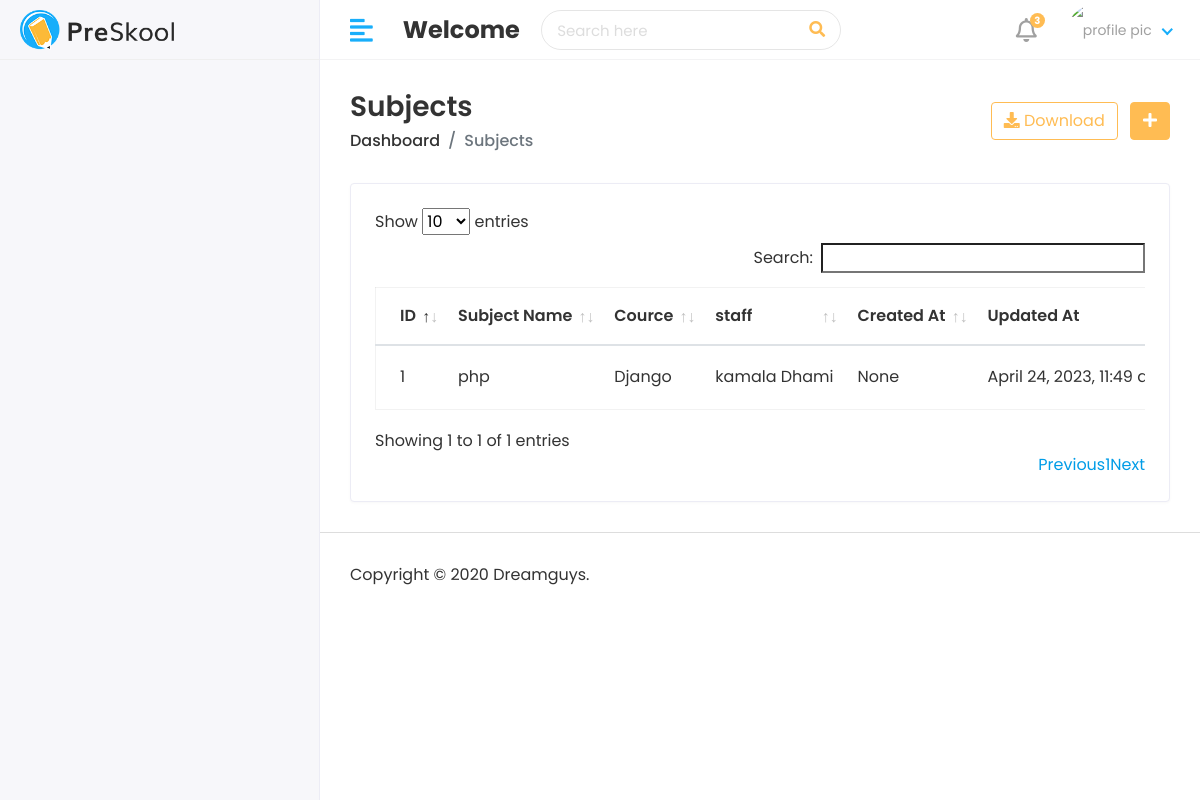
The app's page /hod/view-subject/ with its own data.
### app_attendance_system/models.py (models this page shows, shortened)
class Subject(models.Model):
    name=models.CharField(max_length=100)
    cource=models.ForeignKey(Cource, on_delete=models.CASCADE)
    staff= models.ForeignKey(Staff, on_delete=models.CASCADE)
    created_at=models.DateTimeField(auto_now_add=True, null=True)
    updated_at= models.DateTimeField(auto_now=True)

class Cource(models.Model):
    name= models.CharField(max_length=100)
    created_at= models.DateTimeField(auto_now=True)
    updated_at= models.DateTimeField(auto_now=True)
    def __str__(self):
        return self.name

class Staff(models.Model):
    admin=  models.OneToOneField(CustomUser, on_delete=models.CASCADE)
    address=models.TextField()
    gender=models.CharField(max_length=20)
    created_at=models.DateTimeField(auto_now_add=True)
    updated_at=models.DateTimeField(auto_now=True)

class CustomUser(AbstractUser):
    USER = {
        (1, 'HOD'),
        (2, 'STAFF'),
        (3, 'STUDENT'),
    }
    user_type= models.CharField(choices=USER, max_length=1, default=1)
    profile_pic = models.ImageField(upload_to='static/assets/img/profile_pic/')

### app_attendance_system/views.py (the view)
# urls.py: path('hod/view-subject/', views.ViewSubject, name='view-subject'),
def ViewSubject(request):
    subject= Subject.objects.all()
    context= {
        'subject':subject
    }
    return render(request, 'hod/view_subject.html', context)

### templates/hod/view_subject.html (shortened to what this page needs)
{% extends "layouts/master.html" %}
{% load static %}
{%block content %}
<div class="content container-fluid">
    <div class="page-header">
       <div class="row align-items-center">
          <div class="col">
             <h3 class="page-title">Subjects</h3>
             <ul class="breadcrumb">
                <li class="breadcrumb-item"><a href="index.html">Dashboard</a></li>
                <li class="breadcrumb-item active">Subjects</li>
             </ul>
          </div>
          <div class="col-auto text-right float-right ml-auto">
             <a href="#" class="btn btn-outline-primary mr-2"><i class="fas fa-download"></i> Download</a>
             <a href="add-student.html" class="btn btn-primary"><i class="fas fa-plus"></i></a>
          </div>
       </div>
    </div>
    <div class="row">
       <div class="col-sm-12">
          <div class="card card-table">
             <div class="card-body">
                <div class="table-responsive">
                   <table class="table table-hover table-center mb-0" id="table_id">
                      <thead>
                         <tr>
                            <th>ID</th>
                            <th>Subject Name</th>
                            <th>Cource</th>
                            <th>staff</th>
                            <th>Created At</th>
                            <th>Updated At</th>
                         </tr>
                      </thead>
                      <tbody>
                        {% for i in subject %}
                         <tr>
                            <td>{{ forloop.counter }}</td>
                            <td>{{i.name}}</td>
                            <td>{{i.cource}}</td>
                            <td>{{i.staff.admin.first_name}}&nbsp;{{i.staff.admin.last_name}}</td>
                            <td>{{i.created_at}}</td>
                            <td>{{i.updated_at}}</td>
                         </tr>
                         {% endfor %}
                      </tbody>
                   </table>
                </div>
             </div>
          </div>
       </div>
    </div>
 </div>
{% endblock %}

### static/assets/css/style.css (style rules this page uses)
html { height: 100%; }
body { background-color: #fff; color: #333; font-family: 'Poppins', sans-serif; font-size: 1rem; height: 100%; line-height: 1.5; overflow-x: hidden; }
h1, h2, h3, h4, h5, h6 { font-family: 'Poppins', sans-serif; margin-top: 0; }
a { color: #009ce7; }
input, button, a { transition: all 0.4s ease; -moz-transition: all 0.4s ease; -o-transition: all 0.4s ease; -ms-transition: all 0.4s ease; -webkit-transition: all 0.4s ease; }
ul, ol { padding: 0px; list-style: none; }
.table { color: #333; max-width: 100%; margin-bottom: 0; width: 100%; }
.table.dataTable { border-collapse: collapse !important; border: 1px solid rgba(0, 0, 0, 0.05); }
.table thead tr th { font-weight: 600; }
.table tbody tr { border-bottom: 1px solid rgba(0, 0, 0, 0.05); }
.table.table-center td, .table.table-center th { vertical-align: middle; }
.card-table .card-body .table > thead > tr > th { border-top: 0; }
.card-table .card-body .table tr td:first-child, .card-table .card-body .table tr th:first-child { padding-left: 1.5rem; }
.card-table .table td, .card-table .table th { border-top: 1px solid #e2e5e8; padding: 1rem 0.75rem; white-space: nowrap; }
.btn-primary { background-color: #FFBC53; border: 1px solid #FFBC53; }
.btn-outline-primary { color: #FFBC53; border-color: #FFBC53; }
.card { border: 1px solid #ececf5; box-shadow: 0 1px 3px 0 rgba(0, 0, 0, 0.03); margin-bottom: 1.875rem; }
.card-body { padding: 1.5rem; }
.page-wrapper > .content { padding: 1.875rem 1.875rem 0; }
.page-header { margin-bottom: 1.875rem; }
.page-header .breadcrumb { background-color: transparent; color: #6c757d; font-size: 1rem; font-weight: 500; margin-bottom: 0; padding: 0; }
.page-header .breadcrumb a { color: #333; }
.page-title { font-size: 28px; font-weight: 600; color: #333; margin-bottom: 5px; }

### records on screen
Subject: name "php", cource "Django", staff.admin.first_name "kamala", staff.admin.last_name "Dhami", created_at "None", updated_at "April 24, 2023, 11:49…"
